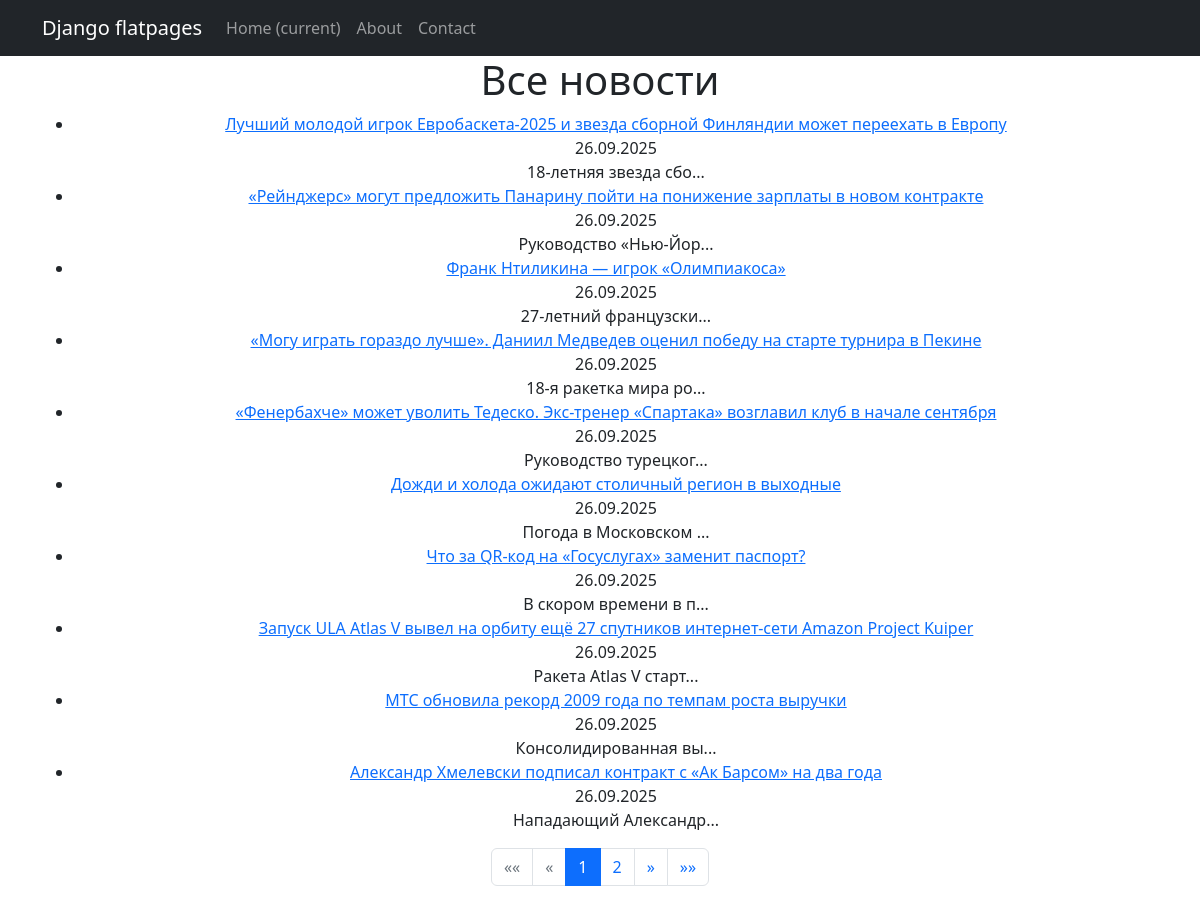
Page /news/ on the committed database.
### news/models.py (models this page shows, shortened)
class Post(models.Model):
    ARTICLE = 'ART'
    NEWS = 'NEW'
    POST_TYPE_CHOICES = [
        (ARTICLE, 'Статья'),
        (NEWS, 'Новость'),
    ]
    author = models.ForeignKey(Author, on_delete=models.CASCADE, related_name='posts')
    post_type = models.CharField(max_length=3, choices=POST_TYPE_CHOICES)
    created_at = models.DateTimeField(auto_now_add=True)
    categories = models.ManyToManyField(Category, through='PostCategory')
    title = models.CharField(max_length=128)
    content = models.TextField()
    rating = models.IntegerField(default=0)

### news/views.py (the view)
# urls.py: path('news/', NewsListView.as_view(), name='news_list'),
class NewsListView(ListView):
    model = Post
    template_name = 'flatpages/news_list.html'
    context_object_name = 'news'
    paginate_by = 10
    def get_queryset(self):
        return Post.objects.filter(post_type='NEW').order_by('-created_at')
    def get_context_data(self, **kwargs):
        context = super().get_context_data(**kwargs)
        paginator = context.get('paginator')
        page_obj = context.get('page_obj')
        is_paginated = context.get('is_paginated')
        if is_paginated:
            index = page_obj.number - 1
            max_index = len(paginator.page_range)
            start_index = max(index - 2, 0)
            end_index = min(index + 3, max_index)
            context['page_range'] = paginator.page_range[start_index:end_index]
        return context

### news/templatetags/censor.py (called while the page is built)
@register.filter
def censor(value):
    for word in BAD_WORDS:
        pattern = re.compile(re.escape(word), re.IGNORECASE)
        value = pattern.sub('*' * len(word), value)
    return value

### templates/flatpages/news_list.html
{% extends "flatpages/default.html" %}
{% load censor %}
{% block content %}
<h1>Все новости</h1>
<ul>
{% for item in news %}
    <li>
        <a href="{% url 'news_detail' item.pk %}">
            {{ item.title|censor }}
        </a><br>
        {{ item.created_at|date:"d.m.Y" }}<br>
        {{ item.content|slice:":20"|censor }}...
    </li>
{% endfor %}
</ul>
{% include 'flatpages/pagination.html'%}
{% endblock %}

### rows in the picture
Post: title|censor "Лучший молодой игрок Евробаскета-2025 и звезда сборной Финляндии может переехать в Европу", created_at "26.09.2025", content|censor "18-летняя звезда сбо"
Post: title|censor "«Рейнджерс» могут предложить Панарину пойти на понижение зарплаты в новом контракте", created_at "26.09.2025", content|censor "Руководство «Нью-Йор"
Post: title|censor "Франк Нтиликина — игрок «Олимпиакоса»", created_at "26.09.2025", content|censor "27-летний французски"
Post: title|censor "«Могу играть гораздо лучше». Даниил Медведев оценил победу на старте турнира в Пекине", created_at "26.09.2025", content|censor "18-я ракетка мира ро"
Post: title|censor "«Фенербахче» может уволить Тедеско. Экс-тренер «Спартака» возглавил клуб в начале сентября", created_at "26.09.2025", content|censor "Руководство турецког"
Post: title|censor "Дожди и холода ожидают столичный регион в выходные", created_at "26.09.2025", content|censor "Погода в Московском"
Post: title|censor "Что за QR-код на «Госуслугах» заменит паспорт?", created_at "26.09.2025", content|censor "В скором времени в п"
Post: title|censor "Запуск ULA Atlas V вывел на орбиту ещё 27 спутников интернет-сети Amazon Project Kuiper", created_at "26.09.2025", content|censor "Ракета Atlas V старт"
Post: title|censor "МТС обновила рекорд 2009 года по темпам роста выручки", created_at "26.09.2025", content|censor "Консолидированная вы"
Post: title|censor "Александр Хмелевски подписал контракт с «Ак Барсом» на два года", created_at "26.09.2025", content|censor "Нападающий Александр"

### other values in the picture
{{ num }} "1"
{{ num }} "2"
